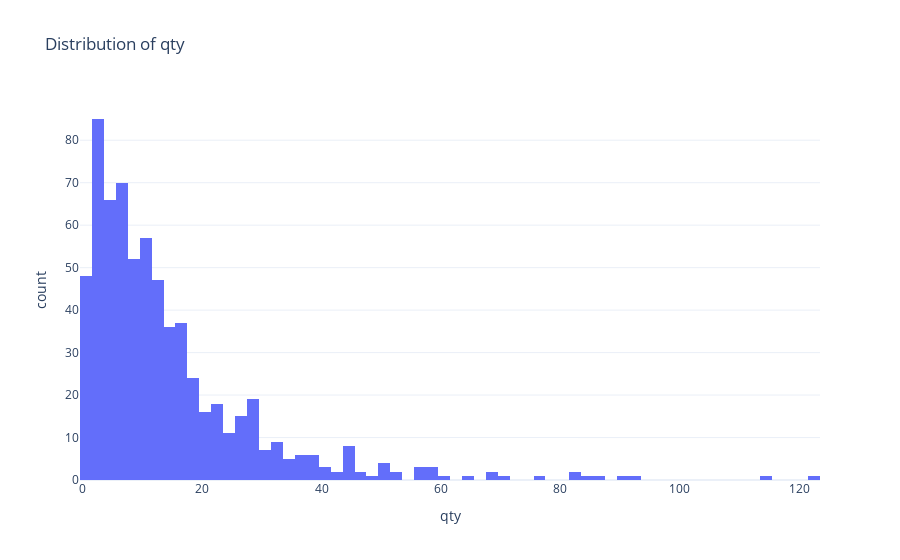

Here is the notebook cell this chart was saved with:
### Code cell
fig = px.histogram(df,
                   x='qty',
                   nbins = 100,
                   title='Distribution of qty')
fig.show()

### Figure 1 — Plotly figure (JSON) as saved in the notebook; plotly's stock layout.template omitted (floating-point values rounded to 4 significant figures; data arrays with more than 128 entries replaced by an {"elided": "..."} marker saying what was removed)
{"data": [{"bingroup": "x", "hovertemplate": "qty=%{x}<br>count=%{y}<extra></extra>", "legendgroup": "", "marker": {"color": "#636efa", "pattern": {"shape": ""}}, "name": "", "nbinsx": 100, "orientation": "v", "showlegend": false, "type": "histogram", "x": {"elided": "676 int values"}, "xaxis": "x", "yaxis": "y"}], "layout": {"barmode": "relative", "legend": {"tracegroupgap": 0}, "title": {"text": "Distribution of qty"}, "xaxis": {"anchor": "y", "domain": [0, 1], "title": {"text": "qty"}}, "yaxis": {"anchor": "x", "domain": [0, 1], "title": {"text": "count"}}}}
